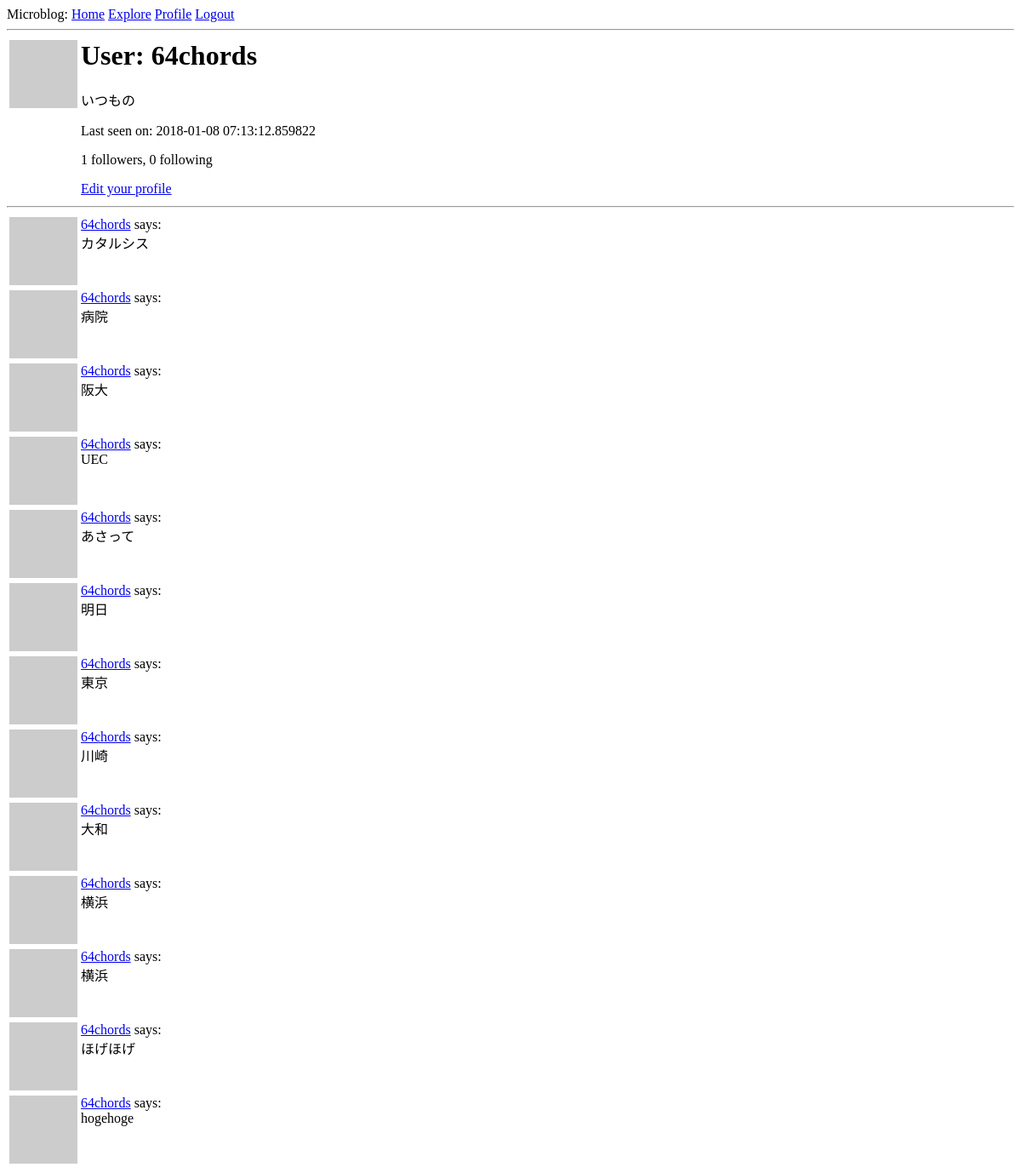
Before: /user/64chords (signed in) with the older database file.
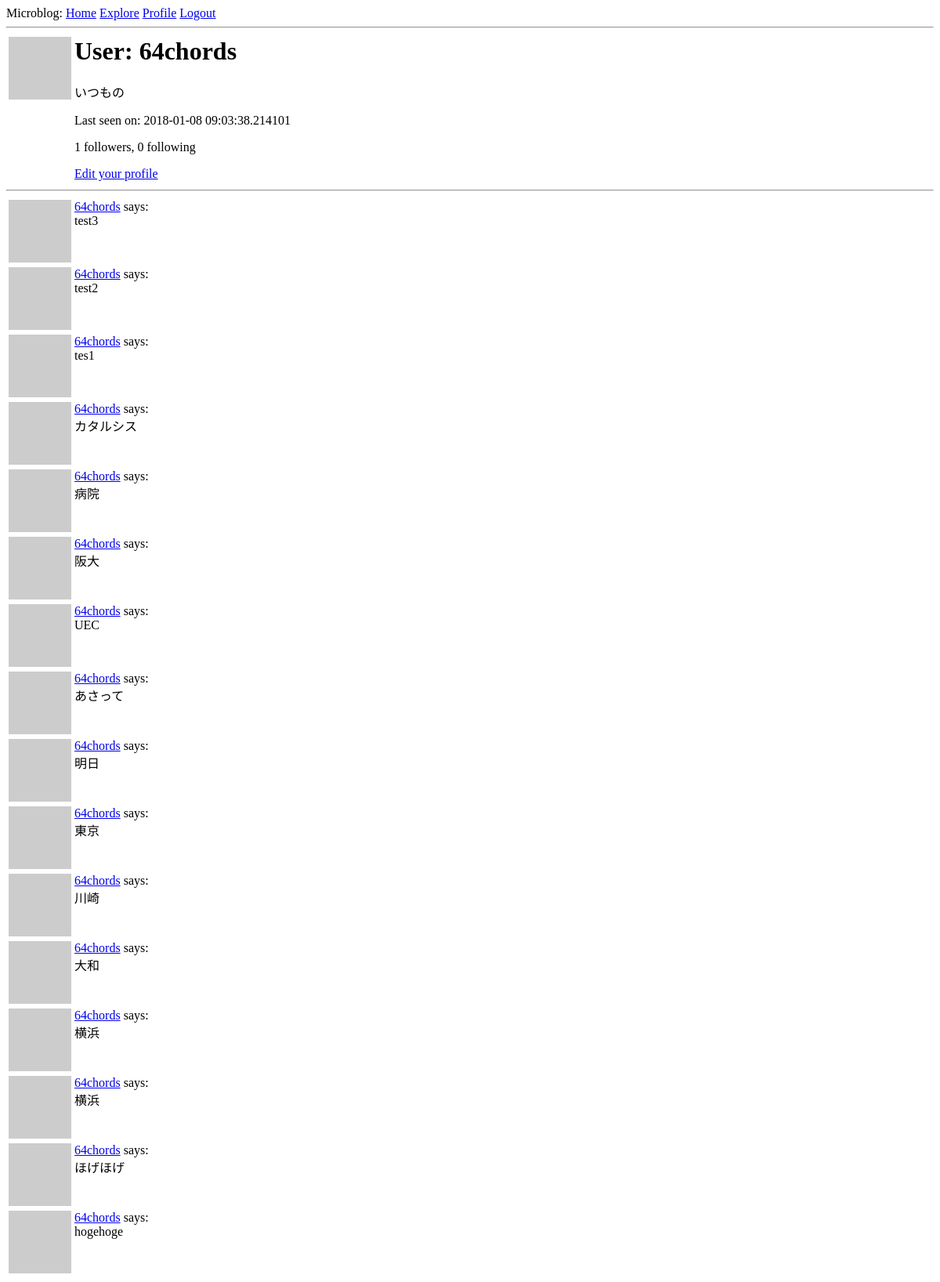
After: the same page with the newer database file.
### app/models.py (models this page shows, shortened)
class User(UserMixin,db.Model):
    id = db.Column(db.Integer,primary_key=True)
    username = db.Column(db.String(64),index=True,unique=True)
    email = db.Column(db.String(120),index=True,unique=True)
    password_hash = db.Column(db.String(128))
    about_me = db.Column(db.String(140))
    last_seen = db.Column(db.DateTime,default=datetime.utcnow)
    """
    a db.relationship field is normally defined on the “one” side, and
    is used as a convenient way to get access to the “many”.
    """
    posts = db.relationship("Post",backref="author",lazy="dynamic")
    """
    フォロー・フォロワーの関係を追加
    "User": セルフ参照の関係なので自分自身
    secondary: 関係性を表す関係テーブル
    followers.c.**: cはColumnsを表すプロパティ
    詳細はp.134~135を参照のこと（８．３節）
    """
    followed = db.relationship(
        "User",secondary=followers,
        primaryjoin=(followers.c.follower_id == id),
        secondaryjoin=(followers.c.followed_id == id),
        backref=db.backref("followers",lazy="dynamic"),lazy="dynamic"
    )
    def avatar(self,size):
        digest = md5(self.email.lower().encode('utf-8')).hexdigest()
        return "https://www.gravatar.com/avatar/{}?d=identicon&s={}".\
            format(digest,size)

class Post(db.Model):
    id = db.Column(db.Integer,primary_key=True)
    body = db.Column(db.String(140))
    timestamp = db.Column(db.DateTime,index=True,default=datetime.utcnow)
    user_id = db.Column(db.Integer,db.ForeignKey('user.id'))

### app/routes.py (the view)
@app.route('/user/<username>')
@login_required
def user(username):
    user = User.query.filter_by(username=username).first_or_404()
    page = request.args.get("page",1,type=int)
    posts = user.posts.order_by(Post.timestamp.desc()).paginate(
        page,app.config["POSTS_PER_PAGE"],False)
    next_url = url_for("user",username=username,page=posts.next_num)\
        if posts.has_next else None
    prev_url = url_for("user",username=username,page=posts.prev_num)\
        if posts.has_prev else None
    return render_template("user.html",user=user,posts=posts.items,
        next_url=next_url,prev_url=prev_url)

### app/models.py (called while the page is built)
@login.user_loader
def load_user(id):
    return User.query.get(int(id))

### app/routes.py (called while the page is built)
@app.before_request
def before_request():
    if current_user.is_authenticated:
        current_user.last_seen = datetime.utcnow()
        db.session.commit()

### app/templates/user.html (shortened to what this page needs)
{% extends "base.html" %}
{% block content %}
<table>
  <tr valign="top">
    <td><img src="{{ user.avatar(128) }}" alt=""></td>
    <td>
      <h1>User: {{ user.username }}</h1>
      {% if user.about_me %}
      <p>{{ user.about_me }}</p>
      {% endif %}
      {% if user.last_seen %}
      <p>Last seen on: {{ user.last_seen }}</p>
      {% endif %}
      <p>{{ user.followers.count() }} followers, {{ user.followed.count() }} following </p>
      {% if user == current_user %}
      <p><a href="{{ url_for('edit_profile') }}">Edit your profile</a></p>
      {% elif not current_user.is_following(user) %}
      <p><a href="{{ url_for("follow",username=user.username) }}">Follow</a></p>
      {% else %}
      <p><a href="{{ url_for("unfollow",username=user.username) }}">Unfollow</a></p>
      {% endif %}
    </td>
  </tr>
</table>
<hr>
{%for post in posts %}
  {% include '_post.html' %}
{% endfor %}
{% endblock %}

### app/templates/_post.html
<table>
  <tr valign="top">
    <td><img src="{{ post.author.avatar(36) }}" alt=""></td>
    <td><a href="{{ url_for('user',username=post.author.username) }}">{{ post.author.username }}</a> says:<br>{{ post.body }}</td>
  </tr>
</table>

Changed rows visible on the page:
changed User "64chords": last_seen "2018-01-08 07:13:12.859822" → "2018-01-08 09:03:38.214101"
added Post: author.username "64chords", body "test3"
added Post: author.username "64chords", body "test2"
added Post: author.username "64chords", body "tes1"
